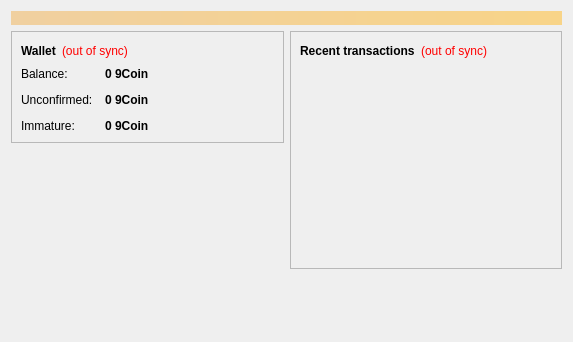
<?xml version="1.0" encoding="UTF-8"?>
<ui version="4.0">
 <class>OverviewPage</class>
 <widget class="QWidget" name="OverviewPage">
  <property name="geometry">
   <rect>
    <x>0</x>
    <y>0</y>
    <width>573</width>
    <height>342</height>
   </rect>
  </property>
  <property name="windowTitle">
   <string>Form</string>
  </property>
  <layout class="QVBoxLayout" name="topLayout">
   <item>
    <widget class="QLabel" name="labelAlerts">
     <property name="visible">
      <bool>false</bool>
     </property>
     <property name="styleSheet">
      <string notr="true">background-color: qlineargradient(x1: 0, y1: 0, x2: 1, y2: 0, stop:0 #F0D0A0, stop:1 #F8D488); color:#000000;</string>
     </property>
     <property name="wordWrap">
      <bool>true</bool>
     </property>
     <property name="margin">
      <number>3</number>
     </property>
    </widget>
   </item>
   <item>
    <layout class="QHBoxLayout" name="horizontalLayout" stretch="1,1">
     <item>
      <layout class="QVBoxLayout" name="verticalLayout_2">
       <item>
        <widget class="QFrame" name="frame">
         <property name="frameShape">
          <enum>QFrame::StyledPanel</enum>
         </property>
         <property name="frameShadow">
          <enum>QFrame::Raised</enum>
         </property>
         <layout class="QVBoxLayout" name="verticalLayout_4">
          <item>
           <layout class="QHBoxLayout" name="horizontalLayout_4">
            <item>
             <widget class="QLabel" name="label_5">
              <property name="font">
               <font>
                <weight>75</weight>
                <bold>true</bold>
               </font>
              </property>
              <property name="text">
               <string>Wallet</string>
              </property>
             </widget>
            </item>
            <item>
             <widget class="QLabel" name="labelWalletStatus">
              <property name="toolTip">
               <string>The displayed information may be out of date. Your wallet automatically synchronizes with the NineCoin network after a connection is established, but this process has not completed yet.</string>
              </property>
              <property name="styleSheet">
               <string notr="true">QLabel { color: red; }</string>
              </property>
              <property name="text">
               <string notr="true">(out of sync)</string>
              </property>
              <property name="alignment">
               <set>Qt::AlignLeading|Qt::AlignLeft|Qt::AlignVCenter</set>
              </property>
             </widget>
            </item>
            <item>
             <spacer name="horizontalSpacer_2">
              <property name="orientation">
               <enum>Qt::Horizontal</enum>
              </property>
              <property name="sizeHint" stdset="0">
               <size>
                <width>40</width>
                <height>20</height>
               </size>
              </property>
             </spacer>
            </item>
           </layout>
          </item>
          <item>
           <layout class="QFormLayout" name="formLayout_2">
            <property name="fieldGrowthPolicy">
             <enum>QFormLayout::AllNonFixedFieldsGrow</enum>
            </property>
            <property name="horizontalSpacing">
             <number>12</number>
            </property>
            <property name="verticalSpacing">
             <number>12</number>
            </property>
            <item row="0" column="0">
             <widget class="QLabel" name="label">
              <property name="text">
               <string>Balance:</string>
              </property>
             </widget>
            </item>
            <item row="0" column="1">
             <widget class="QLabel" name="labelBalance">
              <property name="font">
               <font>
                <weight>75</weight>
                <bold>true</bold>
               </font>
              </property>
              <property name="cursor">
               <cursorShape>IBeamCursor</cursorShape>
              </property>
              <property name="toolTip">
               <string>Your current balance</string>
              </property>
              <property name="text">
               <string notr="true">0 9Coin</string>
              </property>
              <property name="textInteractionFlags">
               <set>Qt::LinksAccessibleByMouse|Qt::TextSelectableByKeyboard|Qt::TextSelectableByMouse</set>
              </property>
             </widget>
            </item>
            <item row="1" column="0">
             <widget class="QLabel" name="label_3">
              <property name="text">
               <string>Unconfirmed:</string>
              </property>
             </widget>
            </item>
            <item row="1" column="1">
             <widget class="QLabel" name="labelUnconfirmed">
              <property name="font">
               <font>
                <weight>75</weight>
                <bold>true</bold>
               </font>
              </property>
              <property name="cursor">
               <cursorShape>IBeamCursor</cursorShape>
              </property>
              <property name="toolTip">
               <string>Total of transactions that have yet to be confirmed, and do not yet count toward the current balance</string>
              </property>
              <property name="text">
               <string notr="true">0 9Coin</string>
              </property>
              <property name="textInteractionFlags">
               <set>Qt::LinksAccessibleByMouse|Qt::TextSelectableByKeyboard|Qt::TextSelectableByMouse</set>
              </property>
             </widget>
            </item>
            <item row="2" column="0">
             <widget class="QLabel" name="labelImmatureText">
              <property name="text">
               <string>Immature:</string>
              </property>
             </widget>
            </item>
            <item row="2" column="1">
             <widget class="QLabel" name="labelImmature">
              <property name="font">
               <font>
                <weight>75</weight>
                <bold>true</bold>
               </font>
              </property>
              <property name="toolTip">
               <string>Mined balance that has not yet matured</string>
              </property>
              <property name="text">
               <string notr="true">0 9Coin</string>
              </property>
              <property name="textInteractionFlags">
               <set>Qt::LinksAccessibleByMouse|Qt::TextSelectableByKeyboard|Qt::TextSelectableByMouse</set>
              </property>
             </widget>
            </item>
           </layout>
          </item>
         </layout>
        </widget>
       </item>
       <item>
        <spacer name="verticalSpacer">
         <property name="orientation">
          <enum>Qt::Vertical</enum>
         </property>
         <property name="sizeHint" stdset="0">
          <size>
           <width>20</width>
           <height>40</height>
          </size>
         </property>
        </spacer>
       </item>
        <item>
         <widget class="QLabel" name="label_wallet_bgcoin">
          <property name="text">
           <string/>
          </property>
          <property name="pixmap">
           <pixmap resource="../bitcoin.qrc">:/images/wallet_bgcoin</pixmap>
          </property>
          <property name="scaledContents">
           <bool>false</bool>
          </property>
          <property name="alignment">
           <set>Qt::AlignCenter</set>
          </property>
          <property name="margin">
           <number>-2</number>
          </property>
         </widget>
        </item>
        <item>
         <widget class="QLabel" name="label_6">
          <property name="text">
           <string/>
          </property>
         </widget>
        </item>
      </layout>
     </item>
     <item>
      <layout class="QVBoxLayout" name="verticalLayout_3">
       <item>
        <widget class="QFrame" name="frame_2">
         <property name="frameShape">
          <enum>QFrame::StyledPanel</enum>
         </property>
         <property name="frameShadow">
          <enum>QFrame::Raised</enum>
         </property>
         <layout class="QVBoxLayout" name="verticalLayout">
          <item>
           <layout class="QHBoxLayout" name="horizontalLayout_2">
            <item>
             <widget class="QLabel" name="label_4">
              <property name="text">
               <string>&lt;b&gt;Recent transactions&lt;/b&gt;</string>
              </property>
             </widget>
            </item>
            <item>
             <widget class="QLabel" name="labelTransactionsStatus">
              <property name="toolTip">
               <string>The displayed information may be out of date. Your wallet automatically synchronizes with the NineCoin network after a connection is established, but this process has not completed yet.</string>
              </property>
              <property name="styleSheet">
               <string notr="true">QLabel { color: red; }</string>
              </property>
              <property name="text">
               <string notr="true">(out of sync)</string>
              </property>
              <property name="alignment">
               <set>Qt::AlignRight|Qt::AlignTrailing|Qt::AlignVCenter</set>
              </property>
             </widget>
            </item>
            <item>
             <spacer name="horizontalSpacer">
              <property name="orientation">
               <enum>Qt::Horizontal</enum>
              </property>
              <property name="sizeHint" stdset="0">
               <size>
                <width>40</width>
                <height>20</height>
               </size>
              </property>
             </spacer>
            </item>
           </layout>
          </item>
          <item>
           <widget class="QListView" name="listTransactions">
            <property name="styleSheet">
             <string notr="true">QListView { background: transparent; }</string>
            </property>
            <property name="frameShape">
             <enum>QFrame::NoFrame</enum>
            </property>
            <property name="verticalScrollBarPolicy">
             <enum>Qt::ScrollBarAlwaysOff</enum>
            </property>
            <property name="horizontalScrollBarPolicy">
             <enum>Qt::ScrollBarAlwaysOff</enum>
            </property>
            <property name="selectionMode">
             <enum>QAbstractItemView::NoSelection</enum>
            </property>
           </widget>
          </item>
         </layout>
        </widget>
       </item>
       <item>
        <spacer name="verticalSpacer_2">
         <property name="orientation">
          <enum>Qt::Vertical</enum>
         </property>
         <property name="sizeHint" stdset="0">
          <size>
           <width>20</width>
           <height>40</height>
          </size>
         </property>
        </spacer>
       </item>
      </layout>
     </item>
    </layout>
   </item>
  </layout>
 </widget>
 <resources/>
 <connections/>
</ui>
